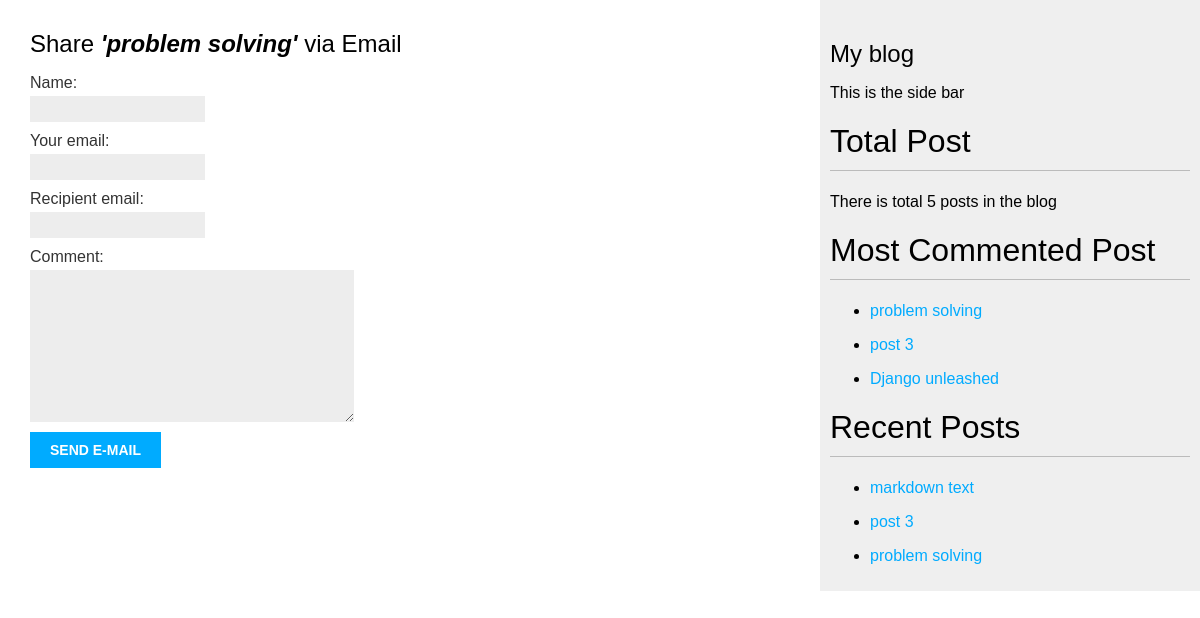
Page /8/share/ on the committed database.
### blog/models.py (models this page shows, shortened)
class Post(models.Model):
    STATUS_CHOICES = (
        ('draft', 'Draft'),
        ('published', 'Published')
    )
    title = models.CharField(max_length=250)
    slug = models.SlugField(max_length=250,
                            unique_for_date='publish')
    author = models.ForeignKey(User, on_delete=models.CASCADE,
                               related_name='blog_post')
    body = models.TextField()
    publish = models.DateTimeField(default=timezone.now)
    created = models.DateTimeField(auto_now_add=True)
    updated = models.DateTimeField(auto_now=True)
    status = models.CharField(max_length=10,
                              choices=STATUS_CHOICES,
                              default='draft')
    class Meta:
        ordering = ('-publish',)
    objects = models.Manager()  # default manager
    published = PublishedManager()
    tags = TaggableManager()
    def get_absolute_url(self):
        return reverse('blog:post_detail',
                       args=[self.publish.year,
                             self.publish.month,
                             self.publish.day,
                             self.slug])

### blog/views.py (the view, shortened to what this page needs)
# urls.py: path('<int:post_id>/share/', views.share, name='share_post')
def share(request, post_id):
    print(credentials.USER)
    post = get_object_or_404(Post, id=post_id, status='published')
    sent = False
    if request.method == 'GET':
        form = emailForm()
    return render(request, 'blog/post/share_email.html', {'form': form, 'post': post, 'sent': sent})

### blog/forms.py
class emailForm(forms.Form):
    name = forms.CharField(max_length=20)
    your_email = forms.EmailField()
    recipient_email = forms.EmailField()
    comment = forms.CharField(required=False, widget=forms.Textarea)

### blog/models.py (called while the page is built)
    def get_queryset(self):
        return super(PublishedManager, self).get_queryset().filter(status='published')

### blog/templatetags/blog_tags.py (called while the page is built)
@register.simple_tag
def count_posts():
    total_posts = Post.published.count()
    return total_posts

@register.simple_tag
def most_commented_posts(count=5):
    return Post.published.annotate(most_commented=Count('comment')).order_by('-most_commented')[:count]

@register.inclusion_tag('blog/post/recent_posts.html')  # a template
def recent_posts(count=5):
    recent_posts = Post.published.all().order_by('-updated')[:count]
    return {'recent_posts': recent_posts}  # a context

### blog/templates/blog/post/share_email.html (shortened to what this page needs)
{% extends 'blog/base.html' %}
{% block content %}
{% if sent %}
<h1>You mail has been sent sucessfully!</h1>
Your recommendation for '<b><i>{{ post.title }}</i></b>'' has successfully sent to
<b>{{ form.cleaned_data.recipient_email}}</b>
Thanks for staying with us!
{% else %}
<h2>Share <i><b>'{{ post.title }}'</b></i> via Email</h2>
<form method="POST">
    {{ form.as_p }}
    <input type="submit" value="Send e-mail">
</form>
{% endif %}
{% endblock %}

### blog/templates/blog/base.html (shortened to what this page needs)
{% load blog_tags %}
{% load static %}
<!DOCTYPE html>
<html lang="en">
<head>
  <link rel="stylesheet" href="{% static "blog/css/blog.css" %}">
</head>
<body>
  <div id="content">{% block content %} {% endblock %}</div>
  <div id="sidebar">
    <h2>My blog</h2>
    <p>This is the side bar</p>
    <h1>Total Post</h1>
    There is total {% count_posts %} posts in the blog
    <h1>Most Commented Post</h1>
    {% most_commented_posts 3 as most_commented_post %}
    {% for post in most_commented_post %}
    <ul>
      <li> <a href="{{ post.get_absolute_url }}">{{ post.title }}</a> </li>
    </ul>
    {% endfor %}
    {% recent_posts 3 %}
  </div>
</body>
</html>

### blog/templates/blog/post/recent_posts.html
<h1>Recent Posts </h1>
{% for post in recent_posts %}
<ul>
    <li> <a href="{{ post.get_absolute_url }}">{{ post.title }}</a></li>
</ul>
{% endfor %}

### blog/static/blog/css/blog.css (style rules this page uses)
body { margin: 0; padding: 0; font-family: helvetica, sans-serif; }
a { color: #00abff; text-decoration: none; }
h1 { font-weight: normal; border-bottom: 1px solid #bbb; padding: 0 0 10px 0; }
h2 { font-weight: normal; margin: 30px 0 0; }
#content { float: left; width: 60%; padding: 0 0 0 30px; }
#sidebar { float: right; width: 30%; padding: 10px; background: #efefef; height: 100%; }
label { float: left; clear: both; color: #333; margin-bottom: 4px; }
input, textarea { clear: both; float: left; margin: 0 0 10px; background: #ededed; border: 0; padding: 6px 10px; font-size: 12px; }
input[type="submit"] { font-weight: bold; background: #00abff; color: #fff; padding: 10px 20px; font-size: 14px; text-transform: uppercase; }

### rows in the picture
Post: title "problem solving"
Post: title "post 3"
Post: title "Django unleashed"
Post: title "markdown text"
